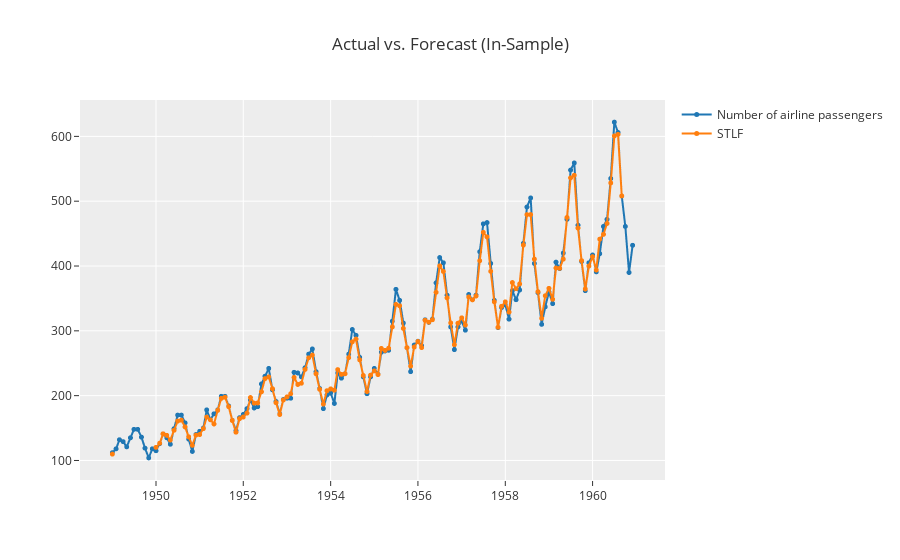

The notebook cell saved with this chart:
### Markdown cell above
From the diagram, we can see that our model can predict trends and seasonality quite well according to the data patterns in the dataset. So, we can use this model with confidence.

### Code cell
# insample plot
plot_model(best, plot = 'insample')

### Figure 1 — Plotly figure (JSON) as saved in the notebook; plotly's stock layout.template omitted (floating-point values rounded to 4 significant figures; data arrays with more than 128 entries replaced by an {"elided": "..."} marker saying what was removed)
{"data": [{"line": {"color": "rgb(31, 119, 180)", "width": 2}, "marker": {"color": "rgb(31, 119, 180)", "size": 5}, "mode": "lines+markers", "name": "Number of airline passengers", "type": "scattergl", "x": {"elided": "144 str values"}, "xaxis": "x", "y": {"elided": "144 int values"}, "yaxis": "y"}, {"line": {"color": "rgb(255, 127, 14)", "width": 2}, "marker": {"color": "rgb(255, 127, 14)", "size": 5}, "mode": "lines+markers", "name": "STLF", "type": "scattergl", "x": {"elided": "144 str values"}, "xaxis": "x", "y": {"elided": "144 float values"}, "yaxis": "y"}], "layout": {"showlegend": true, "title": {"text": "Actual vs. Forecast (In-Sample)"}, "xaxis": {"anchor": "y", "domain": [0, 1]}, "yaxis": {"anchor": "x", "domain": [0, 1]}}}
